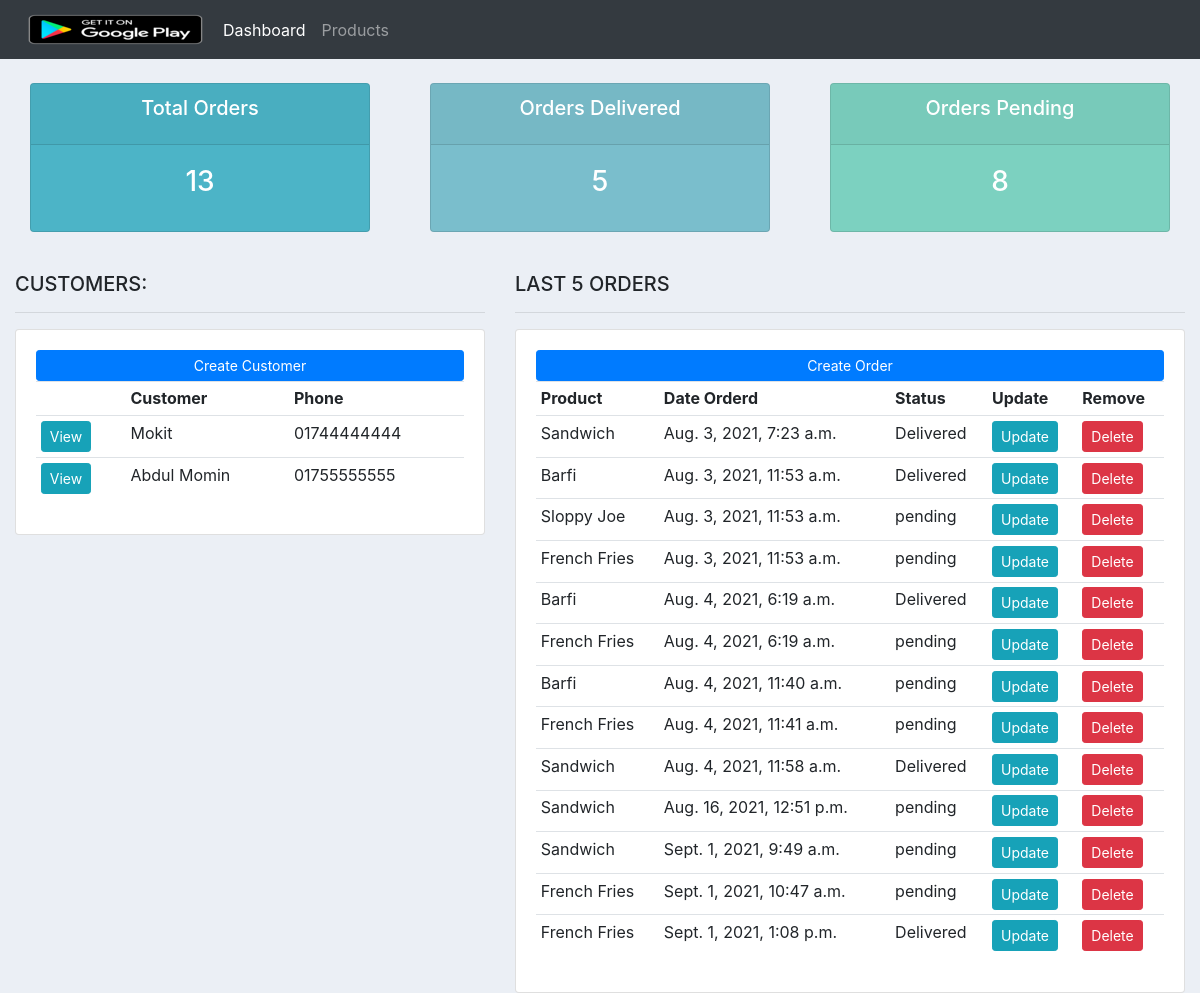
Before: / with the older database file.
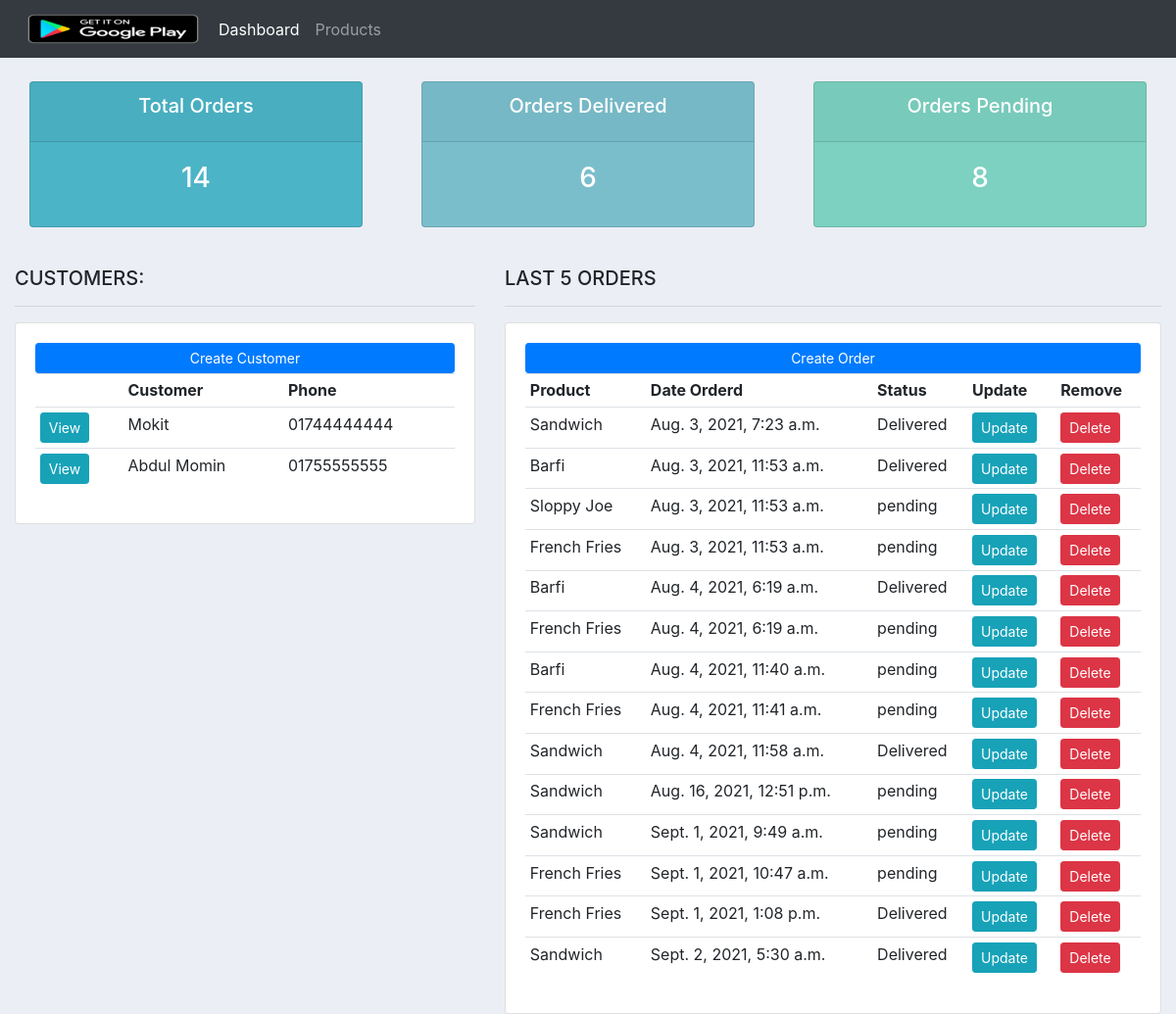
After: the same page with the newer database file.
### accounts/models.py (models this page shows, shortened)
class Customer(models.Model):
    name = models.CharField(max_length=200, null=True)
    phone = models.CharField(max_length=50, null=True)
    email = models.CharField(max_length=200, null=True)
    date_created = models.DateTimeField(auto_now_add=True, null=True)

class Orders(models.Model):
    STATUS = (
        ('pending', 'pending'),
        ('Out For Delivery', 'Out For Delivery'),
        ('Delivered', 'Delivered')
    )
    customer = models.ForeignKey(Customer, null=True, on_delete=models.SET_NULL)
    product = models.ForeignKey(Product, null=True, on_delete=models.SET_NULL)
    date_created = models.DateTimeField(auto_now_add=True, null=True)
    status = models.CharField(max_length=200, null=True, choices=STATUS)

class Product(models.Model):
    CATEGORY = (
        ('Indoor', 'Indoor'),
        ('Out Door', 'Out Door')
    )
    tag = models.ManyToManyField(Tag)
    name = models.CharField(max_length=200, null=True)
    price = models.FloatField(max_length=200, null=True)
    category = models.CharField(max_length=200, null=True, choices=CATEGORY)
    description = models.TextField(max_length=1000, null=True)
    date_created = models.DateTimeField(auto_now_add=True, null=True)
    def __str__(self):
        return self.name

### accounts/views.py (the view)
# urls.py: 2. Add a URL to urlpatterns:  path('', views.home, name='home')
def home(request):
    customers = Customer.objects.all()
    orders = Orders.objects.all()
    total_orders = orders.count()
    delivered = orders.filter(status='Delivered').count()
    pending = orders.filter(status='pending').count()
    context = {'customers': customers, 'orders': orders, 'total_orders': total_orders, 'delivered': delivered, 'pending': pending}
    return render(request, 'accounts/dashboard.html', context)

### accounts/templates/accounts/dashboard.html
{%  extends 'accounts/main.html' %}
{% block content %}
{%  include 'accounts/status.html' %}
<br>
<div class="row">
	<div class="col-md-5">
		<h5>CUSTOMERS:</h5>
		<hr>
		<div class="card card-body">
			<a class="btn btn-primary  btn-sm btn-block" href="">Create Customer</a>
			<table class="table table-sm">
				<tr>
                    <th></th>
					<th>Customer</th>
					<th>Phone</th>
				</tr>
                {% for customer in customers %}
                    <tr>
                        <td><a href="{% url 'customer' customer.id %}" class="btn btn-sm btn-info">View</a></td>
                        <td>{{ customer.name }}</td>
                        <td>{{ customer.phone }}</td>
                    </tr>
                {% endfor %}
			</table>
		</div>
	</div>
	<div class="col-md-7">
		<h5>LAST 5 ORDERS</h5>
		<hr>
		<div class="card card-body">
			<a class="btn btn-primary  btn-sm btn-block" href="{% url 'createOrder' %}">Create Order</a>
			<table class="table table-sm">
				<tr>
					<th>Product</th>
					<th>Date Orderd</th>
					<th>Status</th>
					<th>Update</th>
					<th>Remove</th>
				</tr>
                {% for order in orders %}
                    <tr>
                        <td>{{ order.product }}</td>
                        <td>{{ order.date_created }}</td>
                        <td>{{ order.status }}</td>
                    <td><a class="btn btn-sm btn-info" href="{% url 'updateOrder' order.id %}">Update</a></td>
                    <td><a class="btn btn-sm btn-danger" href="{% url 'deleteOrders' order.id %}">Delete</a></td>
                    </tr>
                {% endfor %}
			</table>
		</div>
	</div>
</div>
{% endblock %}

Changed rows visible on the page:
added Orders: product "Sandwich", date_created "Sept. 2, 2021, 5:30 a.m.", status "Delivered"
Other visible differences:
{{ total_orders }}: "13" → "14"
{{ delivered }}: "5" → "6"
